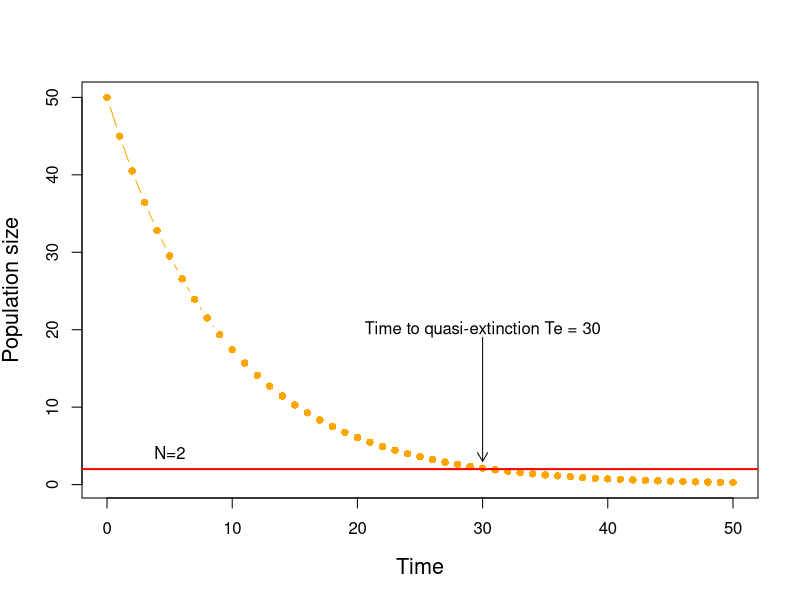
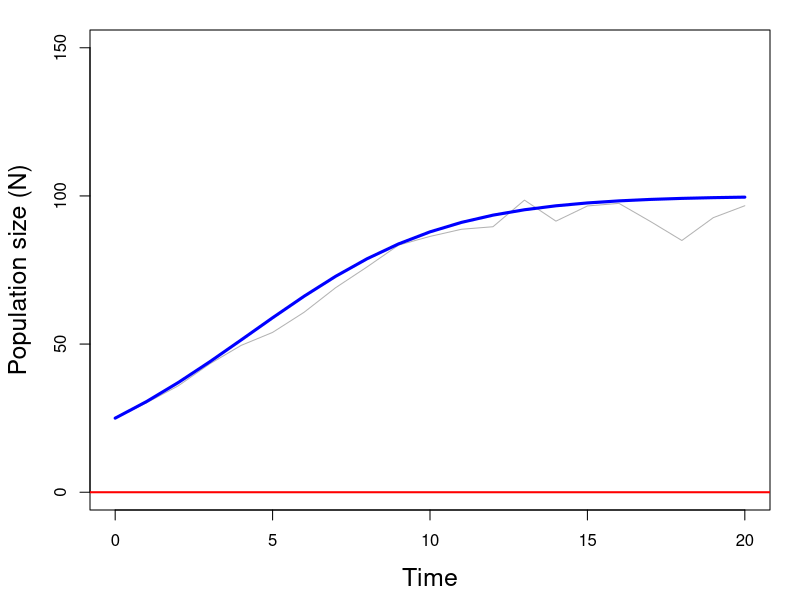
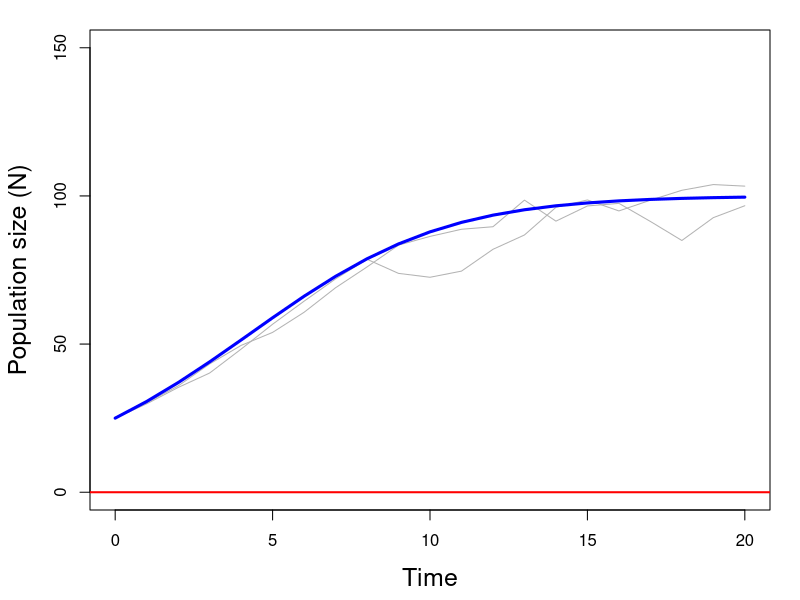
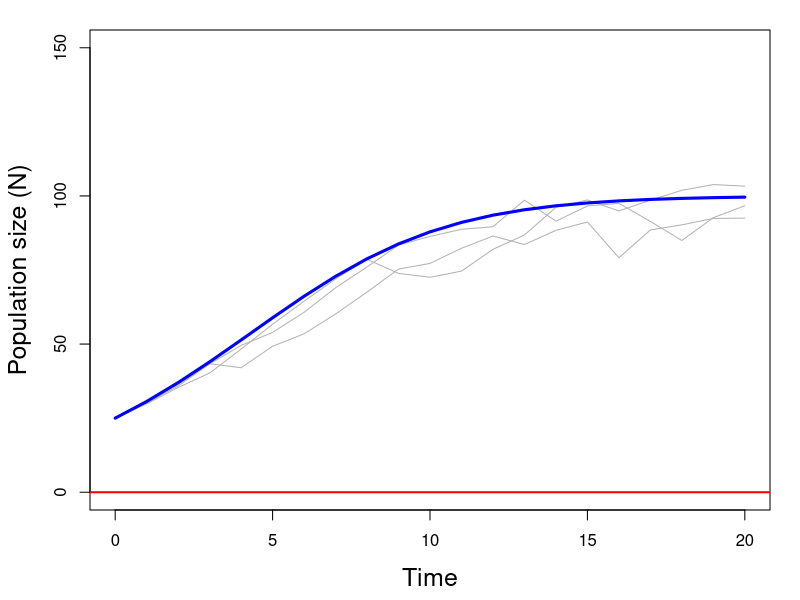
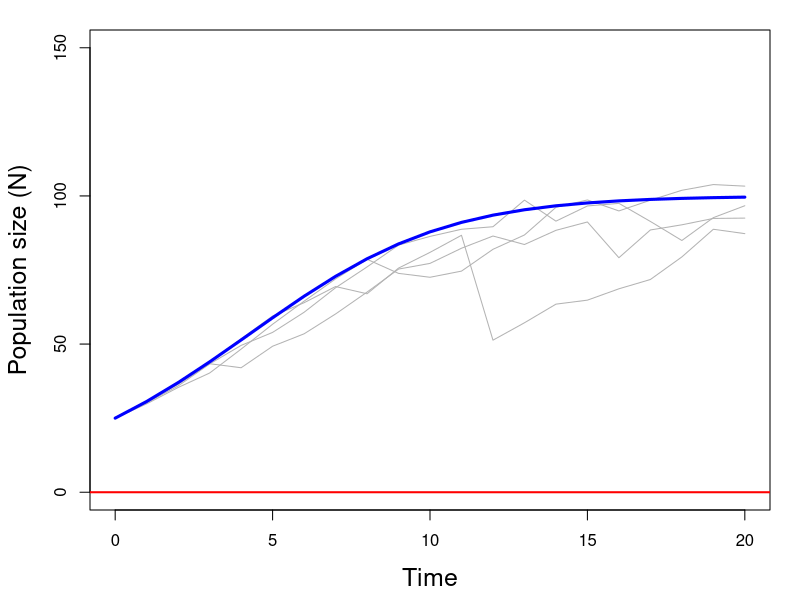
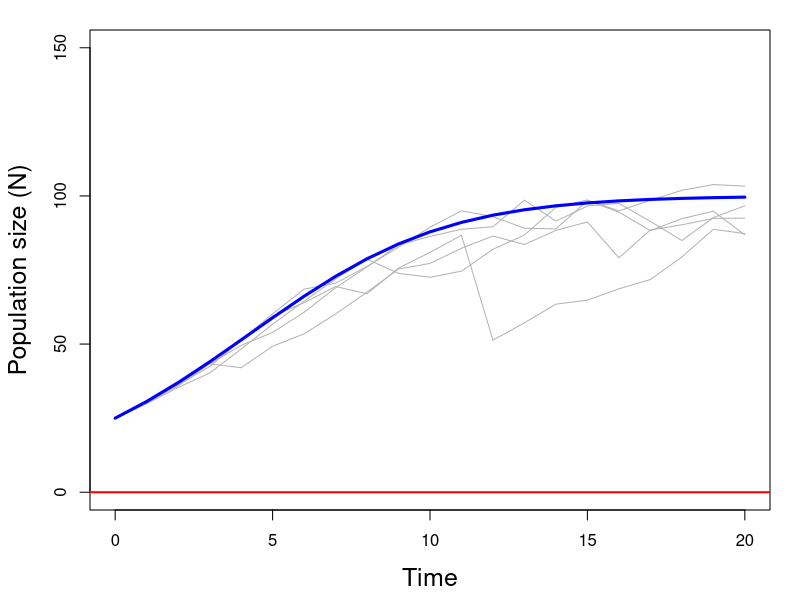
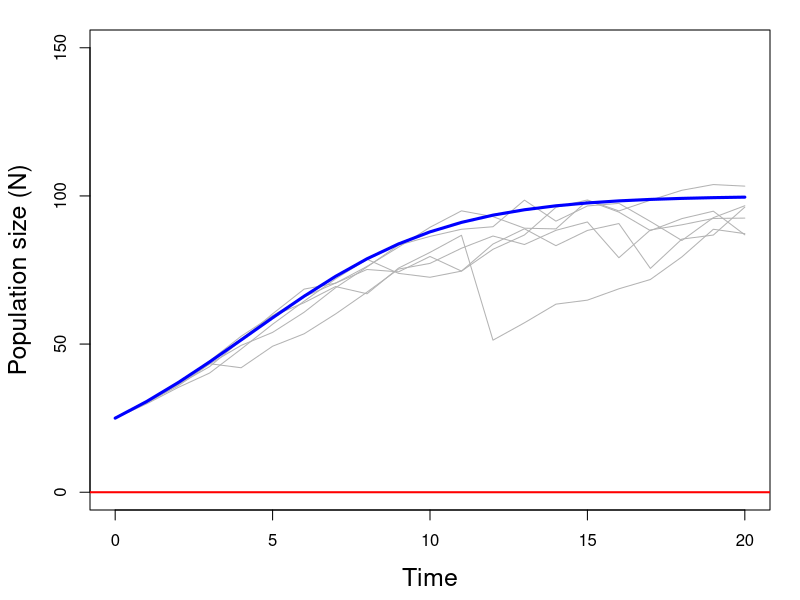
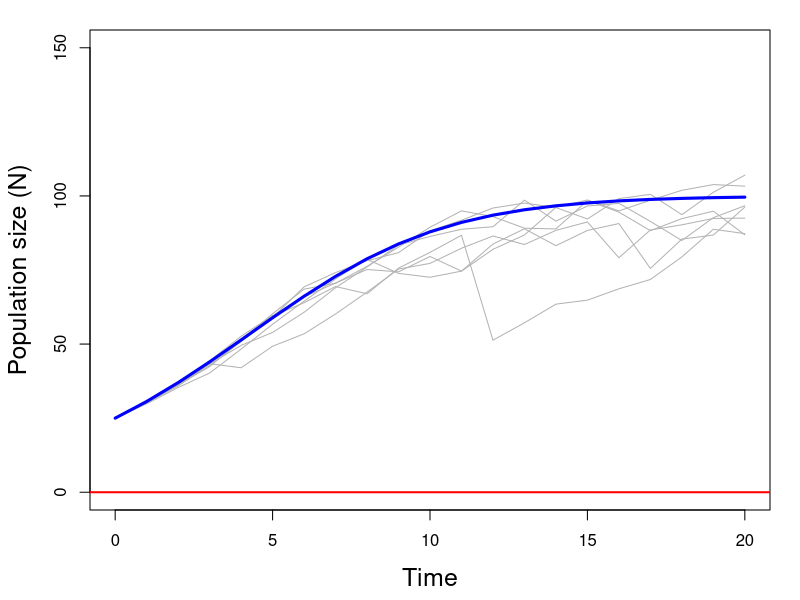

Write the R code that produced these figures, in order.
## ---- chunk 1
#| label: exp1
#| include: false
#| echo: false
#| fig.width: 8
#| fig.height: 6
T <- 50
N <- integer(T+1)
N[1] <- 50
for(t in 1:T) {
    N[t+1] <- N[t] + N[t]*-0.1
}
plot(0:T, N, type="b", col="orange", pch=16,
##     xlab="Time", ylab="Superb owl population size", cex.lab=1.3)
     xlab="Time", ylab="Population size", cex.lab=1.3)
abline(h=2, col="red", lwd=2)
text(5, 2, "N=2", pos=3)
Te <- (0:T)[which.max(N<2)]
text(Te-1, 20, paste("Time to quasi-extinction Te =", Te-1))
arrows(Te-1, 19, Te-1, 3, length=0.1)
## ---- chunk 2
#| fig.show: 'hide'
#| include: false
#| echo: false
#| fig.width: 8
#| fig.height: 6
r.max <- 0.3
K.bar <- 100
sigma.d <- 20
T <- 20
set.seed(4450)
##plot(0:T, N, type="b", xlab="Time", ylab="Population size (N)",
##     ylim=c(0, 300))
nSim <- 100
N <- Nlr <- matrix(NA, T+1, nSim)
N[1,] <- Nlr[1,] <- 25
Te <- integer(nSim)
## if(!dir.exists("figs/lg-d"))
##     dir.create("figs/lg-d")
for(i in 1:nSim) {
    ## fl <- paste("figs/lg-d/lg-d", i, ".pdf", sep="")
    for(t in 1:T) {
        K.t <- rnorm(1, K.bar, sigma.d)
        N[t+1,i] <- N[t,i] + N[t,i]*r.max*(1 - N[t,i]/K.t)
        N[t+1,i] <- N[t+1,i]*(N[t+1,i]>0)
        Nlr[t+1,i] <- Nlr[t,i] + Nlr[t,i]*r.max*(1 - Nlr[t,i]/K.bar)
    }
    if(i < 11 || i==nSim) {
        ## pdf(fl, width=8, heigh=6)
        par(mai=c(0.9,0.9,0.3,0.3))
        mn <- ifelse(i==nSim, paste(nSim, "Simulations"), "")
        matplot(0:T, N, type="l", xlab="Time", ylab="Population size (N)", main=mn,
             ylim=c(0, 150), col=gray(0.7), lty=1, cex.lab=1.5)
        lines(0:T, Nlr[,1], col="blue", lwd=3)
        ext <- N[,i]==0
        if(any(ext)) {
            Te[i] <- min(which(ext))
            points(Te[i], 0, pch=16, col="orange")
        }
        abline(h=0, col="red", lwd=2)
        ## dev.off()
    }
}
## ---- chunk 3
#| fig.show: 'hide'
#| echo: false
r.max <- 0.3
K.bar <- 100
sigma.d <- 40
T <- 20
set.seed(4450)
##plot(0:T, N, type="b", xlab="Time", ylab="Population size (N)",
##     ylim=c(0, 300))
nSim <- 100
N <- Nlr <- matrix(NA, T+1, nSim)
N[1,] <- Nlr[1,] <- 25
Te <- integer(nSim)
Tes <- NULL
for(i in 1:nSim) {
    fl <- paste("figs/lg-d/lg2-d", i, ".pdf", sep="")
    for(t in 1:T) {
        K.t <- rnorm(1, K.bar, sigma.d)
        N[t+1,i] <- N[t,i] + N[t,i]*r.max*(1 - N[t,i]/K.t)
        N[t+1,i] <- N[t+1,i]*(N[t+1,i]>0)
        Nlr[t+1,i] <- Nlr[t,i] + Nlr[t,i]*r.max*(1 - Nlr[t,i]/K.bar)
    }
    ext <- N[,i]<1
    if(any(ext)) {
        Te[i] <- min(which(ext))-1
        Tes <- which(Te>0)
    }
    if(i < 11 || i==nSim) {
        pdf(fl, width=8, heigh=6)
        par(mai=c(0.9,0.9,0.3,0.3))
        mn <- ifelse(i==nSim, "17 extinctions in 100 simulations", "")
        matplot(0:T, N, type="l", xlab="Time", ylab="Population size (N)", main=mn,
             ylim=c(0, 150), col=gray(0.7), lty=1, cex.lab=1.5)
        lines(0:T, Nlr[,1], col="blue", lwd=3)
        abline(h=0, col="red", lwd=2)
        points(Te[Tes], rep(0, length(Tes)), pch=16, col="orange", cex=1.5)
        dev.off()
    }
}
## ---- chunk 4
#| label: allee
#| include: true
#| echo: false
#| fig.width: 18
#| fig.height: 6
N <- 0:100
beta0 <- 0.1
beta1.1 <- -0.001
par(mfrow=c(1, 3), mai=c(.7, 0.7, 0.4, 0.4))
plot(N, beta0 + 0*N, xlab="Population size (N)", ylab="Population growth rate (r)",
     type="l", main="No density-dependence", cex.lab=3, cex.main=3, col="blue", lwd=2)
plot(N, beta0 + beta1.1*N, xlab="Population size (N)", ylab="Population growth rate (r)",
     type="l", main="Standard density-dependence", cex.lab=3, cex.main=3, col="blue", lwd=2)
plot(N, #ifelse(N>20, beta0+beta1.1*N, 0 + 0.004*N),
     log(0.89+beta0 + 0.0009*N - 0.00001*N^2),
     xlab="Population size (N)", ylab="Population growth rate (r)",
     type="l", main="Allee effect", cex.lab=3, cex.main=3, col="blue", lwd=2)
